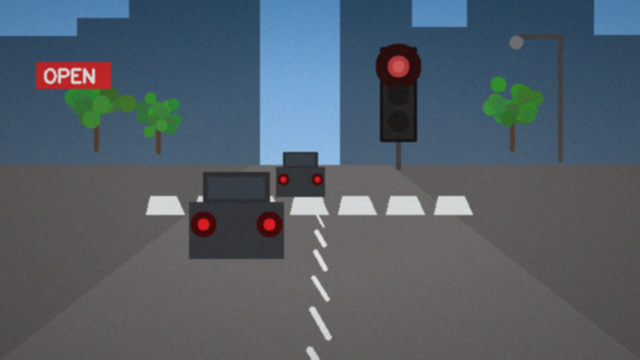
#> input picture pkg_tl1/img/tl_day_red.png, 640 x 360 px
$ python 04_picker.py
#> lines starting #> are read from the running program, lines starting #| are printed output that depends on the picture; after the words box and inside, x2 and y2 are one past the last pixel; in counts of white or black regions, pixels touching at a corner belong together
### pkg_tl1/common.py
"""공통 도우미 — 신호등 인식 실습 패키지 (1~3차시 공용)

경로, 입출력, 처리 함수를 모아 둔 제공 코드입니다.
학생이 수정할 필요는 없습니다.

headless 환경(서버·CI)에서 창 없이 확인만 하려면
환경변수 CV_HEADLESS=1 을 설정하고 실행합니다.
"""
import os
from pathlib import Path
import cv2
import numpy as np

ROOT = Path(__file__).resolve().parent
IMG = ROOT / "img"
OUT = ROOT / "output"
EXPECTED = ROOT / "expected"
OUT.mkdir(exist_ok=True)

HEADLESS = os.environ.get("CV_HEADLESS") == "1"

if HEADLESS:
    # 창을 띄울 수 없는 환경(서버·자동 채점)에서 GUI 호출을 무시합니다.
    # 학생용 코드는 순수 OpenCV 호출 그대로 두고, 여기서만 막습니다.
    cv2.namedWindow = lambda *a, **k: None
    cv2.createTrackbar = lambda *a, **k: None
    cv2.getTrackbarPos = lambda *a, **k: 0
    cv2.setMouseCallback = lambda *a, **k: None
    cv2.destroyAllWindows = lambda *a, **k: None
    cv2.imshow = lambda *a, **k: None


# ── 입출력 ────────────────────────────────────────────────
def load(name, gray=False):
    """img 폴더의 사진을 읽습니다. 실패하면 바로 알려 줍니다."""
#> called with name = 'tl_day_red.png', gray = False
    path = IMG / name
    img = cv2.imread(str(path), cv2.IMREAD_COLOR)
#> img is the input picture: shape (360, 640, 3); mean B, G, R 103.2, 93.5, 83.4
    if img is None:
        raise SystemExit(f"[오류] 사진을 열지 못했습니다: {path}")
    # 흑백은 항상 cvtColor 로 만듭니다. imread 의 흑백 모드와 값이 미세하게 다릅니다.
    return cv2.cvtColor(img, cv2.COLOR_BGR2GRAY) if gray else img


# [47 lines left out: functions open_video, frame_of, make_writer, save, not called in this run]


def show(title, img):
    """headless 환경에서는 창을 띄우지 않습니다."""
    if not HEADLESS:
        cv2.imshow(title, img)


_TICK = [0]


def wait(delay=0):
    """headless 환경에서는 키 입력이 없는 것으로 보고 즉시 반환합니다.
    무한 루프도 끝나도록 140번째 호출부터는 q 를 누른 것으로 처리합니다."""
    if HEADLESS:
        _TICK[0] += 1
        return ord("q") if _TICK[0] > 140 else 255
    return cv2.waitKey(delay) & 0xFF


def close():
    if not HEADLESS:
        cv2.destroyAllWindows()


def nothing(value):
    pass


# [22 lines left out: functions stats, grid, tag, not called in this run]


# ── 처리 함수 (이미지와 프레임에 똑같이 사용) ────────────────
# ── 신호등 색 범위 ────────────────────────────────────────
# 수업에서 실제로 재서 정한 값입니다. 영상이 바뀌면 다시 재야 합니다.
RANGES = {
    "red":    [((0, 120, 120), (10, 255, 255)),        # H 가 0 에서 끊기므로
               ((170, 120, 120), (179, 255, 255))],    # 범위가 둘입니다
    "yellow": [((18, 120, 150), (35, 255, 255))],
    "green":  [((60, 90, 120), (90, 255, 255))],
}
# 전구를 둘러싼 21 x 21 영역 (합성 장면에서 전구 위치는 고정되어 있습니다)
LAMP_BOXES = {
    "red":    (slice(56, 77), slice(388, 409)),
    "yellow": (slice(84, 105), slice(388, 409)),
    "green":  (slice(111, 132), slice(388, 409)),
}


def to_hsv(img):
    """BGR 영상을 HSV 로 바꿉니다."""
    return cv2.cvtColor(img, cv2.COLOR_BGR2HSV)


# [9 lines left out: function color_mask, not called in this run]


def count(mask):
    """마스크에서 흰 화소의 개수."""
    return int(cv2.countNonZero(mask))


def lamp_count(mask, color="red"):
    """해당 전구 영역(21 x 21) 안에서만 센 화소 수. 배경의 가짜를 뺀 값입니다."""
    return int(cv2.countNonZero(mask[LAMP_BOXES[color]]))


def pixel_hsv(img, x, y):
    """한 점의 HSV 를 (H, S, V) 로 돌려줍니다. 순서가 [y, x] 인 점에 주의."""
    return tuple(int(v) for v in to_hsv(img)[y, x])


def apply_mask(img, mask):
    """마스크가 흰 곳만 원본에서 남깁니다."""
    return cv2.bitwise_and(img, img, mask=mask)

### pkg_tl1/answers/04_picker.py
"""미션 4 해설 — 트랙바로 내 범위 찾기"""
import sys, cv2, numpy as np
sys.path.insert(0, str(__import__("pathlib").Path(__file__).resolve().parent.parent))
import common as C


img = C.load("tl_day_red.png")
hsv = cv2.cvtColor(img, cv2.COLOR_BGR2HSV)
#> hsv: shape (360, 640, 3); mean H, S, V 89.7, 61.3, 108.2

cv2.namedWindow("PICKER")
for name, init, mx in (("Hmin", 0, 179), ("Hmax", 10, 179),
                       ("Smin", 120, 255), ("Smax", 255, 255),
                       ("Vmin", 120, 255), ("Vmax", 255, 255)):
    cv2.createTrackbar(name, "PICKER", init, mx, C.nothing)

while True:
    lo = np.array([cv2.getTrackbarPos(n, "PICKER") for n in ("Hmin", "Smin", "Vmin")])
    hi = np.array([cv2.getTrackbarPos(n, "PICKER") for n in ("Hmax", "Smax", "Vmax")])
    mask = cv2.inRange(hsv, lo, hi)
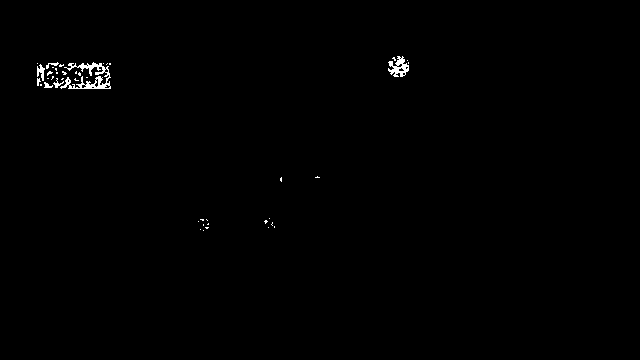
#> mask: shape (360, 640); 0.48% white in thin lines or dots, all inside (x1, y1, x2, y2) = (37, 56, 409, 231)
    view = np.hstack([C.apply_mask(img, mask), cv2.cvtColor(mask, cv2.COLOR_GRAY2BGR)])
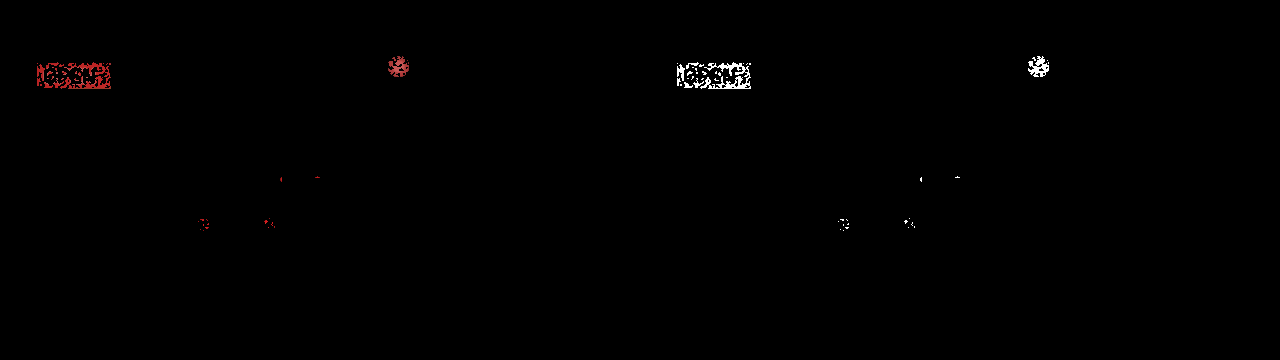
#> view: shape (360, 1280, 3); mean B, G, R 0.7, 0.7, 1.1
    C.show("PICKER", cv2.resize(view, (960, 270)))
    key = C.wait(30)
#> (key q is pressed here)
    if key == ord("q"):
        break
    if key == ord("s"):
        print("찾은 범위  lo =", tuple(lo), " hi =", tuple(hi),
              " 화소", cv2.countNonZero(mask))
        C.save("04_picker.png", view)
C.close()

# headless 환경에서는 트랙바가 모두 0 이므로 기본 범위로 한 장만 남깁니다.
if C.HEADLESS:
    mask = C.color_mask(img, "red")
    view = np.hstack([C.apply_mask(img, mask), cv2.cvtColor(mask, cv2.COLOR_GRAY2BGR)])
    print("기본 범위로 저장  화소", cv2.countNonZero(mask))
    C.save("04_picker.png", view)
# S 하한을 올리면 회색이 빠지고, V 하한을 올리면 어두운 곳이 빠집니다.
# 간판처럼 밝고 선명한 빨강은 끝까지 남습니다. 색만으로는 지울 수 없습니다.
